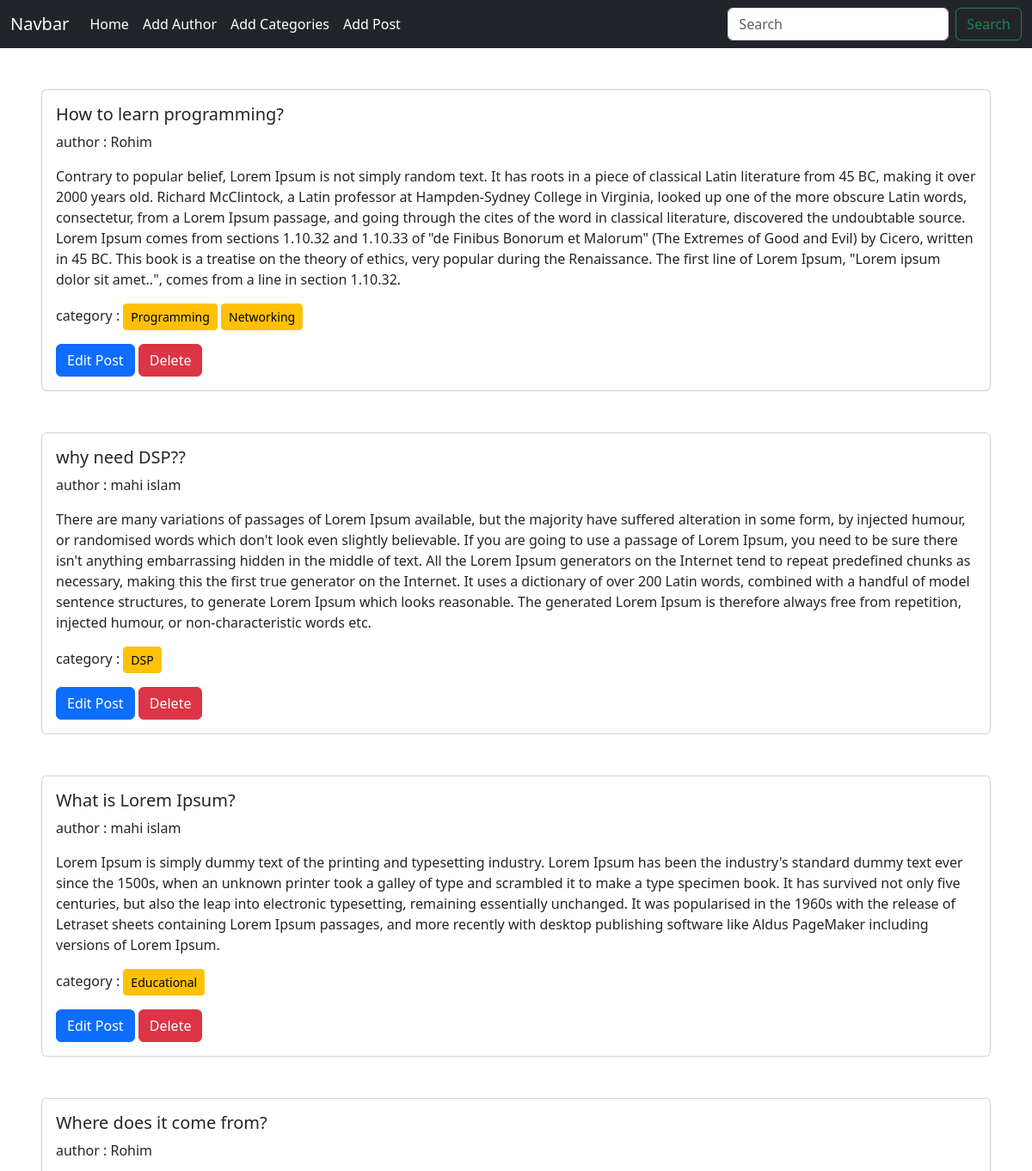
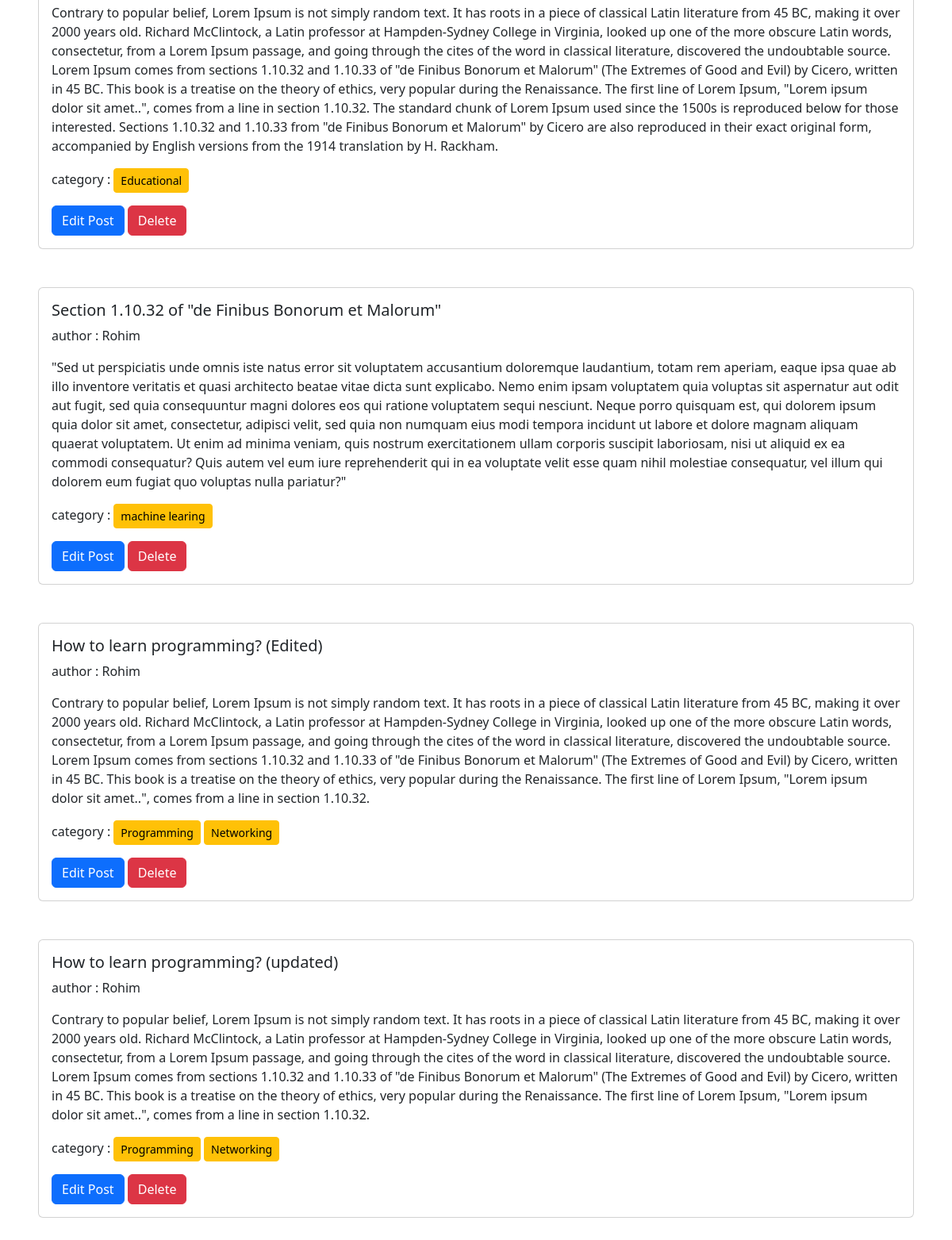
The page / on the database its author committed (2 pictures, top to bottom).
### posts/models.py (models this page shows, shortened)
class post(models.Model):
   title = models.CharField(max_length=50)
   content = models.TextField()
   category =models.ManyToManyField(Category)
   author = models.ForeignKey(Author, on_delete=models.CASCADE)

### author/models.py (models this page shows, shortened)
class Author(models.Model):
   name = models.CharField(max_length=50)
   bio = models.TextField()
   phone_no = models.CharField(max_length=11)

### categories/models.py (models this page shows, shortened)
class Category(models.Model):
   name = models.CharField(max_length=50)

### blog_project/views.py (the view)
# urls.py: path('',views.home,name="homepage"),
def home(request):
   data = post.objects.all()
   return render(request,'home.html',{'data':data})

### templates/home.html (shortened to what this page needs)
{% extends "base.html" %} {% block content %}
<div class="d-flex flex-wrap justify-content-around px-5 p-5">
  {% for post  in data %}
      <div class="col-sm-12 pb-5">
    <div class="card">
      <div class="card-body">
        <h5 class="card-title">{{post.title}}</h5>
        <p>author : {{post.author.name}}</p>
        <p class="card-text">
          {{post.content}}
        </p>
        <p>
          category :{% for cat in post.category.all %}
                      <button class="btn btn-warning btn-sm">{{cat.name}}</button>
                    {% endfor %}
        </p>
        <a href="{% url 'edit_post' post.id %}" class="btn btn-primary">Edit Post</a>
        <a href="{% url 'delete_post' post.id %}" class="btn btn-danger">Delete</a>
      </div>
    </div>
  </div>
  {% endfor %}
    </div>
{% endblock %}

### templates/base.html (shortened to what this page needs)
<!doctype html>
<html lang="en">
  <head>
    <link
      href="https://cdn.jsdelivr.net/npm/bootstrap@5.3.8/dist/css/bootstrap.min.css"
      rel="stylesheet"
    />
  </head>
  <body>
    <nav class="navbar navbar-expand-lg bg-dark">
      <div class="container-fluid">
        <a class="navbar-brand text-white" href="">Navbar</a>
        <div class="collapse navbar-collapse" id="navbarSupportedContent">
          <ul class="navbar-nav me-auto mb-2 mb-lg-0">
            <li class="nav-item">
              <a class="nav-link active text-white" aria-current="page" href="{% url 'homepage' %}">Home</a>
            </li>
            <li class="nav-item">
              <a class="nav-link text-white" href="{% url 'add_author'%}">Add Author</a>
            </li>
            <li class="nav-item">
              <a class="nav-link text-white" href="{% url 'add_categories'%}">Add Categories</a>
            </li>
            <li class="nav-item">
              <a class="nav-link text-white" href="{% url 'add_post'%}">Add Post</a>
            </li>
          </ul>
          <form class="d-flex" role="search">
            <input
              class="form-control me-2"
              type="search"
              placeholder="Search"
              aria-label="Search"
            />
            <button class="btn btn-outline-success" type="submit">
              Search
            </button>
          </form>
        </div>
      </div>
    </nav>
    {% block content %}
    {% endblock content %}
  </body>
</html>

### rows shown on the page
post: title "How to learn programming?", author.name "Rohim", content "Contrary to popular belief, Lorem Ipsum is not simply random text. It has roots in a piece of classical Latin literature from 45 BC, making it over 2000 years old. Richard McClintock, a Latin professor at Hampden-Sydney College in Virginia, looked up one of the more obscure Latin words, consectetur, from a Lorem Ipsum passage, and going through the cites of the word in classical literature, discovered the undoubtable source. Lorem Ipsum comes from sections 1.10.32 and 1.10.33 of \"de Finibus Bonorum et Malorum\" (The Extremes of Good and Evil) by Cicero, written in 45 BC. This book is a treatise on the theory of ethics, very popular during the Renaissance. The first line of Lorem Ipsum,…"
Category: name "Programming"
Category: name "Networking"
post: title "why need DSP??", author.name "mahi islam", content "There are many variations of passages of Lorem Ipsum available, but the majority have suffered alteration in some form, by injected humour, or randomised words which don't look even slightly believable. If you are going to use a passage of Lorem Ipsum, you need to be sure there isn't anything embarrassing hidden in the middle of text. All the Lorem Ipsum generators on the Internet tend to repeat predefined chunks as necessary, making this the first true generator on the Internet. It uses a dictionary of over 200 Latin words, combined with a handful of model sentence structures, to generate Lorem Ipsum which looks reasonable. The generated Lorem Ipsum is therefore always free from…"
Category: name "DSP"
post: title "What is Lorem Ipsum?", author.name "mahi islam", content "Lorem Ipsum is simply dummy text of the printing and typesetting industry. Lorem Ipsum has been the industry's standard dummy text ever since the 1500s, when an unknown printer took a galley of type and scrambled it to make a type specimen book. It has survived not only five centuries, but also the leap into electronic typesetting, remaining essentially unchanged. It was popularised in the 1960s with the release of Letraset sheets containing Lorem Ipsum passages, and more recently with desktop publishing software like Aldus PageMaker including versions of Lorem Ipsum."
Category: name "Educational"
post: title "Where does it come from?", author.name "Rohim", content "Contrary to popular belief, Lorem Ipsum is not simply random text. It has roots in a piece of classical Latin literature from 45 BC, making it over 2000 years old. Richard McClintock, a Latin professor at Hampden-Sydney College in Virginia, looked up one of the more obscure Latin words, consectetur, from a Lorem Ipsum passage, and going through the cites of the word in classical literature, discovered the undoubtable source. Lorem Ipsum comes from sections 1.10.32 and 1.10.33 of \"de Finibus Bonorum et Malorum\" (The Extremes of Good and Evil) by Cicero, written in 45 BC. This book is a treatise on the theory of ethics, very popular during the Renaissance. The first line of Lorem Ipsum,…"
post: title "Section 1.10.32 of \"de Finibus Bonorum et Malorum\"", author.name "Rohim", content "\"Sed ut perspiciatis unde omnis iste natus error sit voluptatem accusantium doloremque laudantium, totam rem aperiam, eaque ipsa quae ab illo inventore veritatis et quasi architecto beatae vitae dicta sunt explicabo. Nemo enim ipsam voluptatem quia voluptas sit aspernatur aut odit aut fugit, sed quia consequuntur magni dolores eos qui ratione voluptatem sequi nesciunt. Neque porro quisquam est, qui dolorem ipsum quia dolor sit amet, consectetur, adipisci velit, sed quia non numquam eius modi tempora incidunt ut labore et dolore magnam aliquam quaerat voluptatem. Ut enim ad minima veniam, quis nostrum exercitationem ullam corporis suscipit laboriosam, nisi ut aliquid ex ea commodi…"
Category: name "machine learing"
post: title "How to learn programming? (Edited)", author.name "Rohim", content "Contrary to popular belief, Lorem Ipsum is not simply random text. It has roots in a piece of classical Latin literature from 45 BC, making it over 2000 years old. Richard McClintock, a Latin professor at Hampden-Sydney College in Virginia, looked up one of the more obscure Latin words, consectetur, from a Lorem Ipsum passage, and going through the cites of the word in classical literature, discovered the undoubtable source. Lorem Ipsum comes from sections 1.10.32 and 1.10.33 of \"de Finibus Bonorum et Malorum\" (The Extremes of Good and Evil) by Cicero, written in 45 BC. This book is a treatise on the theory of ethics, very popular during the Renaissance. The first line of Lorem Ipsum,…"
post: title "How to learn programming? (updated)", author.name "Rohim", content "Contrary to popular belief, Lorem Ipsum is not simply random text. It has roots in a piece of classical Latin literature from 45 BC, making it over 2000 years old. Richard McClintock, a Latin professor at Hampden-Sydney College in Virginia, looked up one of the more obscure Latin words, consectetur, from a Lorem Ipsum passage, and going through the cites of the word in classical literature, discovered the undoubtable source. Lorem Ipsum comes from sections 1.10.32 and 1.10.33 of \"de Finibus Bonorum et Malorum\" (The Extremes of Good and Evil) by Cicero, written in 45 BC. This book is a treatise on the theory of ethics, very popular during the Renaissance. The first line of Lorem Ipsum,…"
